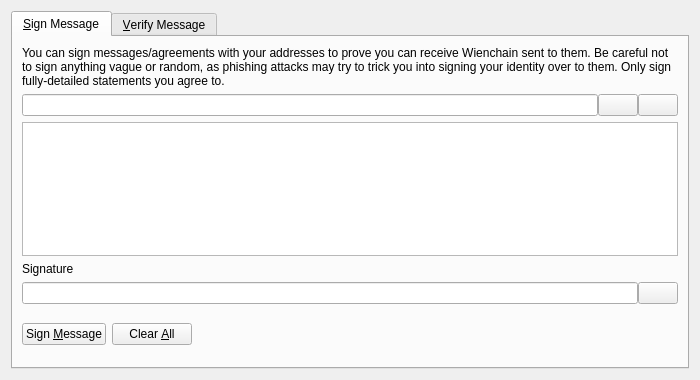
<?xml version="1.0" encoding="UTF-8"?>
<ui version="4.0">
 <class>SignVerifyMessageDialog</class>
 <widget class="QDialog" name="SignVerifyMessageDialog">
  <property name="geometry">
   <rect>
    <x>0</x>
    <y>0</y>
    <width>700</width>
    <height>380</height>
   </rect>
  </property>
  <property name="windowTitle">
   <string>Signatures - Sign / Verify a Message</string>
  </property>
  <property name="modal">
   <bool>true</bool>
  </property>
  <layout class="QVBoxLayout" name="verticalLayout">
   <item>
    <widget class="QTabWidget" name="tabWidget">
     <property name="currentIndex">
      <number>0</number>
     </property>
     <widget class="QWidget" name="tabSignMessage">
      <attribute name="title">
       <string>&amp;Sign Message</string>
      </attribute>
      <layout class="QVBoxLayout" name="verticalLayout_SM">
       <item>
        <widget class="QLabel" name="infoLabel_SM">
         <property name="text">
          <string>You can sign messages/agreements with your addresses to prove you can receive Wienchain sent to them. Be careful not to sign anything vague or random, as phishing attacks may try to trick you into signing your identity over to them. Only sign fully-detailed statements you agree to.</string>
         </property>
         <property name="textFormat">
          <enum>Qt::PlainText</enum>
         </property>
         <property name="wordWrap">
          <bool>true</bool>
         </property>
        </widget>
       </item>
       <item>
        <layout class="QHBoxLayout" name="horizontalLayout_1_SM">
         <property name="spacing">
          <number>0</number>
         </property>
         <item>
          <widget class="QValidatedLineEdit" name="addressIn_SM">
           <property name="toolTip">
            <string>The Wienchain address to sign the message with</string>
           </property>
          </widget>
         </item>
         <item>
          <widget class="QPushButton" name="addressBookButton_SM">
           <property name="toolTip">
            <string>Choose previously used address</string>
           </property>
           <property name="text">
            <string/>
           </property>
           <property name="shortcut">
            <string>Alt+A</string>
           </property>
           <property name="autoDefault">
            <bool>false</bool>
           </property>
          </widget>
         </item>
         <item>
          <widget class="QPushButton" name="pasteButton_SM">
           <property name="toolTip">
            <string>Paste address from clipboard</string>
           </property>
           <property name="text">
            <string/>
           </property>
           <property name="shortcut">
            <string>Alt+P</string>
           </property>
           <property name="autoDefault">
            <bool>false</bool>
           </property>
          </widget>
         </item>
        </layout>
       </item>
       <item>
        <widget class="QPlainTextEdit" name="messageIn_SM">
         <property name="toolTip">
          <string>Enter the message you want to sign here</string>
         </property>
        </widget>
       </item>
       <item>
        <widget class="QLabel" name="signatureLabel_SM">
         <property name="text">
          <string>Signature</string>
         </property>
         <property name="textFormat">
          <enum>Qt::PlainText</enum>
         </property>
        </widget>
       </item>
       <item>
        <layout class="QHBoxLayout" name="horizontalLayout_2_SM">
         <property name="spacing">
          <number>0</number>
         </property>
         <item>
          <widget class="QLineEdit" name="signatureOut_SM">
           <property name="font">
            <font>
             <italic>true</italic>
            </font>
           </property>
           <property name="readOnly">
            <bool>true</bool>
           </property>
          </widget>
         </item>
         <item>
          <widget class="QPushButton" name="copySignatureButton_SM">
           <property name="toolTip">
            <string>Copy the current signature to the system clipboard</string>
           </property>
           <property name="text">
            <string/>
           </property>
           <property name="autoDefault">
            <bool>false</bool>
           </property>
          </widget>
         </item>
        </layout>
       </item>
       <item>
        <layout class="QHBoxLayout" name="horizontalLayout_3_SM">
         <item>
          <widget class="QPushButton" name="signMessageButton_SM">
           <property name="toolTip">
            <string>Sign the message to prove you own this Wienchain address</string>
           </property>
           <property name="text">
            <string>Sign &amp;Message</string>
           </property>
           <property name="autoDefault">
            <bool>false</bool>
           </property>
          </widget>
         </item>
         <item>
          <widget class="QPushButton" name="clearButton_SM">
           <property name="toolTip">
            <string>Reset all sign message fields</string>
           </property>
           <property name="text">
            <string>Clear &amp;All</string>
           </property>
           <property name="autoDefault">
            <bool>false</bool>
           </property>
          </widget>
         </item>
         <item>
          <spacer name="horizontalSpacer_1_SM">
           <property name="orientation">
            <enum>Qt::Horizontal</enum>
           </property>
           <property name="sizeHint" stdset="0">
            <size>
             <width>40</width>
             <height>48</height>
            </size>
           </property>
          </spacer>
         </item>
         <item>
          <widget class="QLabel" name="statusLabel_SM">
           <property name="font">
            <font>
             <weight>75</weight>
             <bold>true</bold>
            </font>
           </property>
           <property name="text">
            <string/>
           </property>
           <property name="wordWrap">
            <bool>true</bool>
           </property>
          </widget>
         </item>
         <item>
          <spacer name="horizontalSpacer_2_SM">
           <property name="orientation">
            <enum>Qt::Horizontal</enum>
           </property>
           <property name="sizeHint" stdset="0">
            <size>
             <width>40</width>
             <height>48</height>
            </size>
           </property>
          </spacer>
         </item>
        </layout>
       </item>
      </layout>
     </widget>
     <widget class="QWidget" name="tabVerifyMessage">
      <attribute name="title">
       <string>&amp;Verify Message</string>
      </attribute>
      <layout class="QVBoxLayout" name="verticalLayout_VM">
       <item>
        <widget class="QLabel" name="infoLabel_VM">
         <property name="text">
          <string>Enter the receiver's address, message (ensure you copy line breaks, spaces, tabs, etc. exactly) and signature below to verify the message. Be careful not to read more into the signature than what is in the signed message itself, to avoid being tricked by a man-in-the-middle attack. Note that this only proves the signing party receives with the address, it cannot prove sendership of any transaction!</string>
         </property>
         <property name="textFormat">
          <enum>Qt::PlainText</enum>
         </property>
         <property name="alignment">
          <set>Qt::AlignLeading|Qt::AlignLeft|Qt::AlignTop</set>
         </property>
         <property name="wordWrap">
          <bool>true</bool>
         </property>
        </widget>
       </item>
       <item>
        <layout class="QHBoxLayout" name="horizontalLayout_1_VM">
         <property name="spacing">
          <number>0</number>
         </property>
         <item>
          <widget class="QValidatedLineEdit" name="addressIn_VM">
           <property name="toolTip">
            <string>The Wienchain address the message was signed with</string>
           </property>
          </widget>
         </item>
         <item>
          <widget class="QPushButton" name="addressBookButton_VM">
           <property name="toolTip">
            <string>Choose previously used address</string>
           </property>
           <property name="text">
            <string/>
           </property>
           <property name="shortcut">
            <string>Alt+A</string>
           </property>
           <property name="autoDefault">
            <bool>false</bool>
           </property>
          </widget>
         </item>
        </layout>
       </item>
       <item>
        <widget class="QPlainTextEdit" name="messageIn_VM"/>
       </item>
       <item>
        <widget class="QValidatedLineEdit" name="signatureIn_VM"/>
       </item>
       <item>
        <layout class="QHBoxLayout" name="horizontalLayout_2_VM">
         <item>
          <widget class="QPushButton" name="verifyMessageButton_VM">
           <property name="toolTip">
            <string>Verify the message to ensure it was signed with the specified Wienchain address</string>
           </property>
           <property name="text">
            <string>Verify &amp;Message</string>
           </property>
           <property name="autoDefault">
            <bool>false</bool>
           </property>
          </widget>
         </item>
         <item>
          <widget class="QPushButton" name="clearButton_VM">
           <property name="toolTip">
            <string>Reset all verify message fields</string>
           </property>
           <property name="text">
            <string>Clear &amp;All</string>
           </property>
           <property name="autoDefault">
            <bool>false</bool>
           </property>
          </widget>
         </item>
         <item>
          <spacer name="horizontalSpacer_1_VM">
           <property name="orientation">
            <enum>Qt::Horizontal</enum>
           </property>
           <property name="sizeHint" stdset="0">
            <size>
             <width>40</width>
             <height>48</height>
            </size>
           </property>
          </spacer>
         </item>
         <item>
          <widget class="QLabel" name="statusLabel_VM">
           <property name="font">
            <font>
             <weight>75</weight>
             <bold>true</bold>
            </font>
           </property>
           <property name="text">
            <string/>
           </property>
           <property name="wordWrap">
            <bool>true</bool>
           </property>
          </widget>
         </item>
         <item>
          <spacer name="horizontalSpacer_2_VM">
           <property name="orientation">
            <enum>Qt::Horizontal</enum>
           </property>
           <property name="sizeHint" stdset="0">
            <size>
             <width>40</width>
             <height>48</height>
            </size>
           </property>
          </spacer>
         </item>
        </layout>
       </item>
      </layout>
     </widget>
    </widget>
   </item>
  </layout>
 </widget>
 <customwidgets>
  <customwidget>
   <class>QValidatedLineEdit</class>
   <extends>QLineEdit</extends>
   <header>qvalidatedlineedit.h</header>
  </customwidget>
 </customwidgets>
 <resources>
  <include location="../wienchain.qrc"/>
 </resources>
 <connections/>
</ui>
